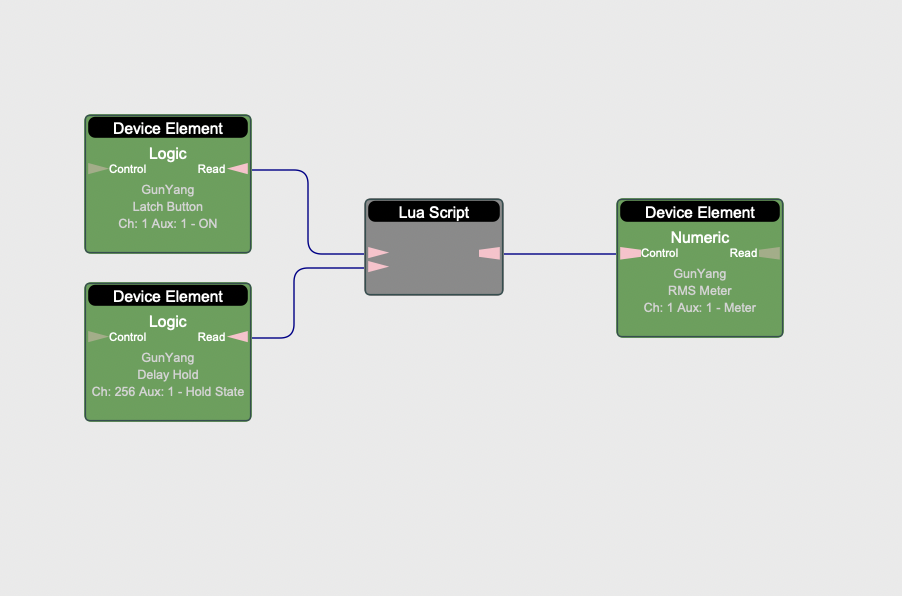
#> input picture image-1.png, 902 x 596 px
$ python remove_bg.py image-1.png '3pary xillica.png'
#> lines starting #> are read from the running program, lines starting #| are printed output that depends on the picture
from PIL import Image
import sys

def remove_black_background(input_path, output_path, tolerance=30):
#> called with input_path = 'image-1.png', output_path = '3pary xillica.png', tolerance = 30
    try:
        img = Image.open(input_path).convert("RGBA")
#> img is the input picture: PIL image 902x596 RGBA; mean R, G, B, A 213.7, 218.8, 212.5, 255
        datas = img.getdata()

        newData = []
        for item in datas:
            # Check if pixel is black-ish
            if item[0] < tolerance and item[1] < tolerance and item[2] < tolerance:
                # Make it transparent
                newData.append((0, 0, 0, 0))
            else:
                newData.append(item)
#> this loop made 537592 passes
#> item on passes 1 to 3: (234, 234, 234, 255), (234, 234, 234, 255), (234, 234, 234, 255)
#> after the loop, newData = 537592 items

        img.putdata(newData)
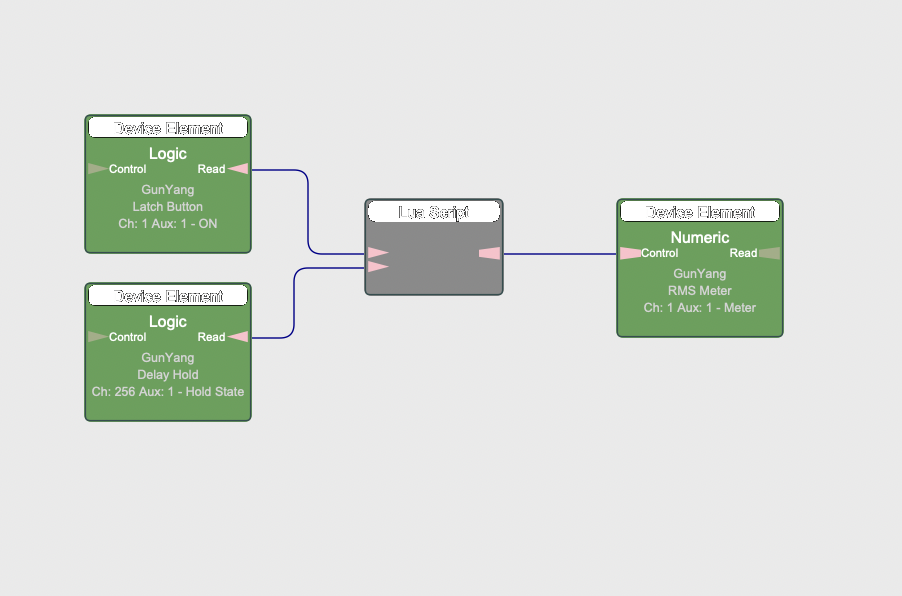
#> img: PIL image 902x596 RGBA; mean R, G, B, A 213.7, 218.8, 212.4, 250.6; transparent parts drawn white

        # Optional: Crop to content
        bbox = img.getbbox()
#> bbox = (0, 0, 902, 596)
        if bbox:
            img = img.crop(bbox)

        img.save(output_path, "PNG")
        print(f"Processed {output_path}")
    except Exception as e:
        print(f"Error processing {input_path}: {e}")

# Process both
# Note: The generate_image tool saves to artifacts directory.
# I need to find where they are.
# Assuming they are saved in CWD or artifacts dir.
# The tool description says "Saved as an artifact".
# Usually, I can access them via the ImageName if I pass it to tools,
# but for Python script I need absolute paths.
# I will assume they are in the Cwd/artifacts/ or I'll wait for the tool output to give me the path.
# For now, I'll write the script, but I might need to adjust paths after generation.

if __name__ == "__main__":
    # Placeholder paths - passed as args would be better but hardcoding for the specific task is faster
    # I'll rely on the tool output to know where the files are and then run this script with arguments.
    if len(sys.argv) > 2:
        remove_black_background(sys.argv[1], sys.argv[2])
